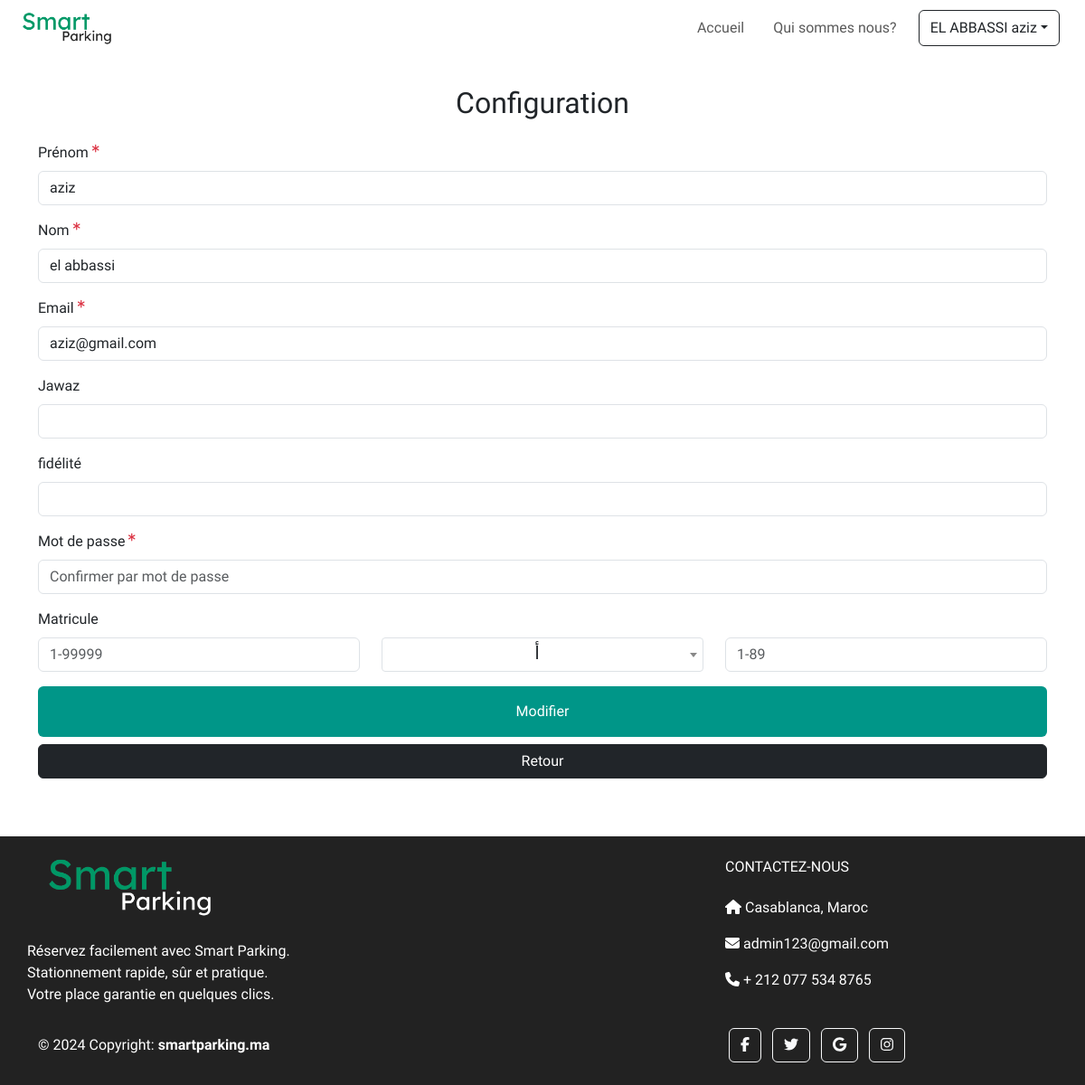
The app's page /SmartParking/config.php (signed in) with its own data.
### tables this page shows
CREATE TABLE `utilisateur` (
  `user_id` int(10) NOT NULL,
  `prenom` varchar(50) NOT NULL,
  `nom` varchar(50) NOT NULL,
  `email` varchar(100) NOT NULL,
  `password` varchar(255) NOT NULL,
  `jawaz_id` varchar(100) NOT NULL,
  `fidelite_id` varchar(100) NOT NULL,
  `token` int(10) NOT NULL,
  `token_date` datetime NOT NULL DEFAULT current_timestamp(),
  `matricule` varchar(100) NOT NULL,
  `est_admin` int(2) NOT NULL
);

### SmartParking/config.php (the view, shortened to what this page needs)
<?php
include './include/conncet.php';
$id_utilisateur = $_SESSION['user_id'];
$Sql_affiche = "SELECT * FROM utilisateur WHERE user_id = $id_utilisateur";
$result_affiche = mysqli_query($conn, $Sql_affiche);
$row = mysqli_fetch_array($result_affiche);
$prenom = $row['prenom'];
$nom = $row['nom'];
$email = $row['email'];
$jawaz = $row['jawaz_id'];
$fidelite = $row['fidelite_id'];
$matricule = $row['matricule'];
if (!empty($matricule)) {
    $matricule_parts = explode(' - ', $matricule);
    if (count($matricule_parts) === 3) {
        $matriculeNumber = $matricule_parts[0];
        $matriculeLetter = $matricule_parts[1];
        $matriculeRegion = $matricule_parts[2];
    }
} else {
    $matriculeNumber = $matriculeLetter = $matriculeRegion = null;
}
?>
<!DOCTYPE html>
<html lang="en">
<head>
    <link href="https://cdn.jsdelivr.net/npm/bootstrap@5.3.3/dist/css/bootstrap.min.css" rel="stylesheet">
    <link href="https://cdn.jsdelivr.net/npm/select2@4.1.0-rc.0/dist/css/select2.min.css" rel="stylesheet" />
    <link rel="stylesheet" href="./css/all.min.css">
    <link rel="stylesheet" href="./css/style.css">
</head>
<body>
    <?php include './include/header.php' ?>
    <div class="container py-3" >
        <h2 class="text-center py-3">Configuration</h2>
        <form method="POST" action="<?php echo htmlspecialchars($_SERVER["PHP_SELF"]); ?>">
            <div class="mb-3">
                <label for="prenom" class="form-label">Prénom <i class="fa-solid fa-asterisk text-danger" style="font-size: 10px; position: relative; top: -6px;"></i></label>
                <input type="text" class="form-control" id="prenom" name="prenom" value="<?php echo $prenom ?>" required>
            </div>
            <div class="mb-3">
                <label for="nom" class="form-label">Nom <i class="fa-solid fa-asterisk text-danger" style="font-size: 10px; position: relative; top: -6px;"></i></label>
                <input type="text" class="form-control" id="nom" name="nom" value="<?php echo $nom ?>" required>
            </div>
            <div class="mb-3">
                <label for="email" class="form-label">Email <i class="fa-solid fa-asterisk text-danger" style="font-size: 10px; position: relative; top: -6px;"></i></label>
                <input type="email" class="form-control" id="email" name="email" value="<?php echo $email ?>" required>
            </div>
            <div class="mb-3">
                <label for="jawaz" class="form-label">Jawaz </label>
                <input type="text" class="form-control" id="jawaz" name="jawaz" value="<?php echo $jawaz ?>">
            </div>
            <div class="mb-3">
                <label for="fidelite" class="form-label">fidélité </label>
                <input type="text" class="form-control" id="fidelite" name="fidelite" value="<?php echo $fidelite ?>">
            </div>
            <div class="mb-3">
                <label for="password" class="form-label">Mot de passe <i class="fa-solid fa-asterisk text-danger" style="font-size: 10px; position: relative; top: -6px;"></i></label>
                <input type="password" class="form-control" id="password" name="password" required placeholder="Confirmer par mot de passe">
            </div>
            <div class="mb-3">
                <label for="matricule" class="form-label">Matricule</label>
                <div class="row">
                    <div class="col">
                        <input type="text" class="form-control" id="matriculeNumber" name="matriculeNumber" value="<?php echo $matriculeNumber ?>" placeholder="1-99999" required pattern="[1-9]\d{0,4}">
                    </div>
                    <div class="col">
                    </div>
                    <div class="col">
                        <input type="text" class="form-control" id="matriculeRegion" name="matriculeRegion" value="<?php echo $matriculeRegion ?>" placeholder="1-89" required pattern="(8[0-9]|[1-7][0-9]|[1-9])">
                    </div>
                </div>
            </div>
            <div class="d-grid gap-2">
                <button type="submit" class="btn btn-primary py-3">Modifier</button>
                <a class="btn btn-dark" href="index.php" role="button">Retour</a>
            </div>
        </form>
    </div>
    <?php include './include/footer.php' ?>
</body>
</html>

### SmartParking/css/style.css (style rules this page uses)
:root { --bs-primary-bg: #009688; --bs-primary-disabled-bg: #919191; --bs-primary-disabled-color: #fff; }
body { font-family: 'Lexend', sans-serif; }
.btn-primary { --bs-btn-color: #fff; --bs-btn-bg: #0d6efd; --bs-btn-border-color: #0d6efd; --bs-btn-hover-color: #fff; --bs-btn-hover-bg: #00796b; --bs-btn-hover-border-color: #00796b; --bs-btn-focus-shadow-rgb: 49, 132, 253; --bs-btn-active-color: #fff; --bs-btn-active-bg: #016b5e; --bs-btn-active-border-color: #0a53be; --bs-btn-active-shadow: inset 0 3px 5px rgba(0, 0, 0, 0.125); --bs-btn-disabled-color: #fff; --bs-btn-disabled-bg: #919191; --bs-btn-disabled-border-color: #0d6efd; }
.btn-primary { background-color: #009688; border: none; color: white; --bs-btn-disabled-color: #fff; --bs-btn-disabled-bg: #919191; --bs-btn-disabled-border-color: #fff; }
a { color: #009688; font-size: 16px; font-weight: 600; text-decoration: none; }

### records on screen
utilisateur: prenom "aziz", nom "el abbassi", email "aziz@gmail.com"

### other values on screen
$_SESSION['nom'] "EL ABBASSI"
$_SESSION['prenom'] "aziz"
